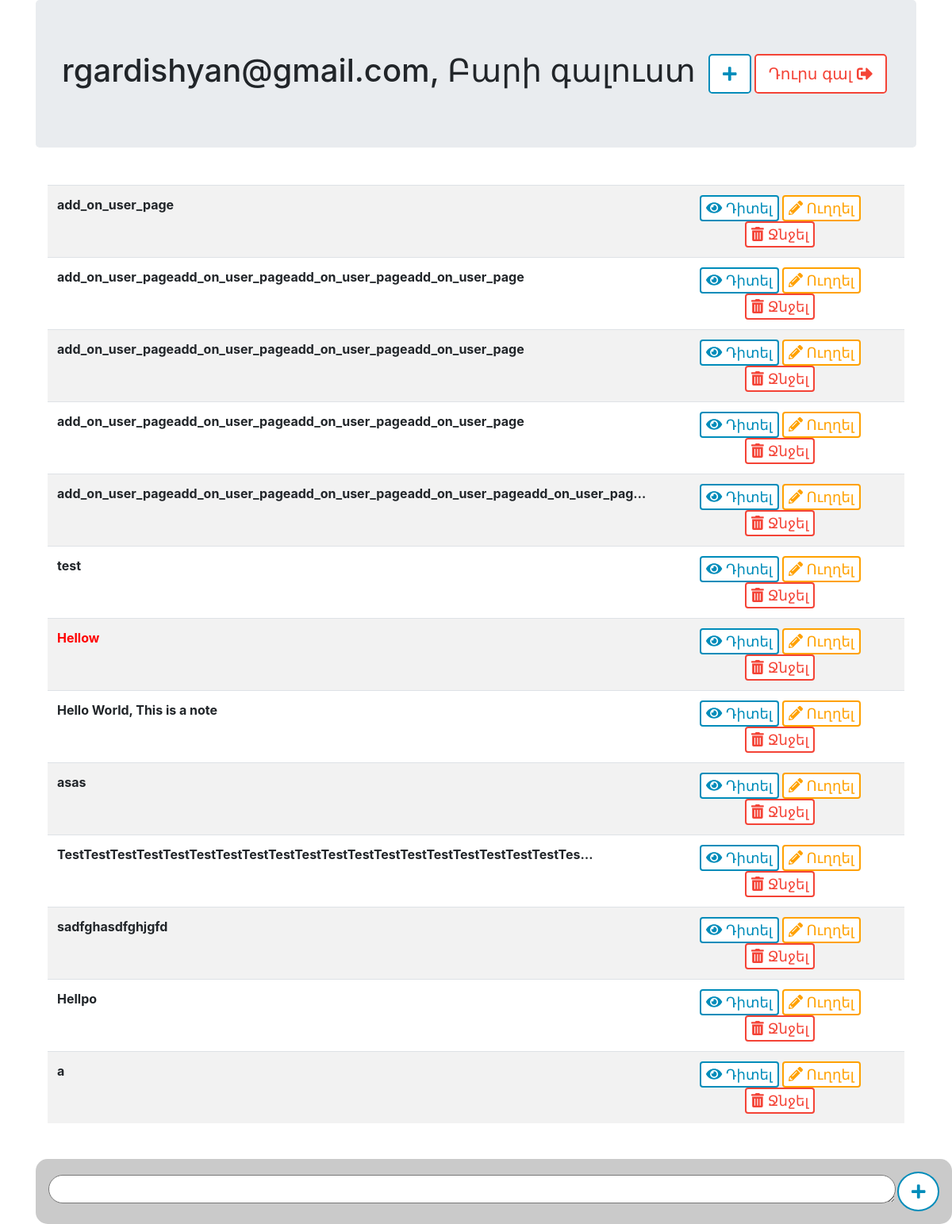
The app's page /962958550/notes (signed in) with its own data.
### notatetr/models.py (models this page shows, shortened)
class User(models.Model):
  email = models.EmailField(max_length=254, unique=True)
  password = models.CharField(max_length=50)
  slug = models.CharField(max_length=10, default=generate_id)

class Note(models.Model):
    content = models.TextField(max_length=1000)
    user = models.ForeignKey(User, on_delete=models.CASCADE,)
    slug = models.CharField(max_length=100, default=generate_id)

### notatetr/views.py (the view)
# urls.py: path('<int:id>/notes', views.logged_user_home),
def logged_user_home(request, id):
    if not request.session["notatetr_logged_in"]:
        return redirect('/login')
    u = models.User.objects.get(slug=int(id))
    notes = models.Note.objects.filter(user=u)
    return render(request, 'notebook/user_homepage.html', {'user': u, 'notes': notes})

### notatetr/templates/notebook/user_homepage.html (shortened to what this page needs)
<!DOCTYPE html>
<html lang="en">
<head>
  {% load static %}
  <link rel="stylesheet" href="{% static "css/style.css" %}">
  <link rel="stylesheet" href="https://maxcdn.bootstrapcdn.com/bootstrap/4.0.0/css/bootstrap.css">
</head>
<body>
<div class="container">
  <div class="jumbotron">
    <table>
      <tr>
        <th><h1>{{ user.email }}, Բարի գալուստ</h1></th>
        <th>
          <button type="button" class="btn-lg button view" onclick="location.href='/add';" id="plusavat"><i class="fas fa-plus"></i></button>
          <button type="button" class=" btn-lg button delete" onclick="location.href='/logout';">Դուրս գալ <i class="fas fa-sign-out-alt"></i></button></th>
      </tr>
    </table>
  </div>
  <div class="content">
    {% if notes %}
    <table class="table table-striped">
      {% for note in notes %}
      <tr>
        <th >
          {{ note.content|safe|truncatechars:80 }}
        </th>
        <th style="text-align: center;">
          <button type="button" class="button view" onclick="location.href='/note/{{ note.slug }}';"><i class="fas fa-eye"></i> Դիտել</button>
          <button type="button" class="button edit" onclick="location.href='/note/edit/{{ note.slug }}';"><i class="fas fa-pencil-alt"></i> Ուղղել</button>
          <button type="button" class="button delete" onclick="location.href='/note/delete/{{ note.slug }}';"><i class="fas fa-trash-alt"></i> Ջնջել</button>
        </th>
      </tr>
      {% endfor %}
    </table>
    {% else %}
    <h3>Չկան նոթեր</h3>
    {% endif %}
  </div><br><br><br><br>
  <div class="add_on_user_page content gray">
    <form action="/add" method="post">{% csrf_token %}
      <table>
       <tr>
         <th>
          <textarea name="content" id="add_on_user_page_textarea" cols="136" rows="1"></textarea>
         </th>
         <th>
          <button type="submit" id="add_on_user_page_button" class="button view btn-lg"><i class="fas fa-plus"></i></button>
         </th>
       </tr>
      </table>
   </form>
  </div>
</div>
</body>
</html>

### notatetr/static/css/style.css (style rules this page uses)
html { min-height: 100%; }
body { font-family: Arial; background: url('../img/background.jpg'); }
.content { background-color: rgba(255, 255, 255, 0.9); border-radius: 15px; margin-top: 10px; padding: 15px; }
table, tr { width: 100%; }
.button { transition: 500ms; background-color: #007bff; border-radius: 0.25rem; border: none; color: white; padding: 7 15; text-align: center; text-decoration: none; display: inline-block; font-size: 18px; cursor: pointer; }
.view { background-color: white; color: #008CBA; border: 2px solid #008CBA; }
.delete { background-color: white; color: #f44336; border: 2px solid #f44336; }
.edit { background-color: white; color: #ffa100; border: 2px solid #ffa100; }
.add_on_user_page { position: fixed; bottom: 0; border-bottom: none; z-index: 999; }
#add_on_user_page_textarea { border-radius: 30px; width: 100%; padding: 5px 15px 5px 15px; }
#add_on_user_page_button { border-radius: 50%; }
.gray { background-color: rgba(150, 150, 150, 0.5) }

### records on screen
User: email "rgardishyan@gmail.com"
Note: content "add_on_user_page"
Note: content "add_on_user_pageadd_on_user_pageadd_on_user_pageadd_on_user_page"
Note: content "add_on_user_pageadd_on_user_pageadd_on_user_pageadd_on_user_page"
Note: content "add_on_user_pageadd_on_user_pageadd_on_user_pageadd_on_user_page"
Note: content "add_on_user_pageadd_on_user_pageadd_on_user_pageadd_on_user_pageadd_on_user_pag…"
Note: content "test"
Note: content "Hellow"
Note: content "Hello World, This is a note"
Note: content "asas"
Note: content "TestTestTestTestTestTestTestTestTestTestTestTestTestTestTestTestTestTestTestTes…"
Note: content "sadfghasdfghjgfd"
Note: content "Hellpo"
Note: content "a"
